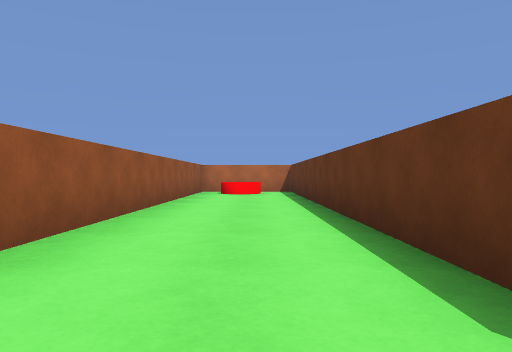
[1] (above)

17 first-person views from a walk through a 3-D level made in the Unity game engine. The camera is 0.44 m above the floor, looks level and sees 70° across. The floor is counted in squares, 1 m on a side. Each view is taken from the middle of a square. On the plan, view 1 faces up. The plan holds only what a view shows up to about 9 squares ahead; the rest is blank. The place goes on beyond the plan. The player character is not drawn.

[2]
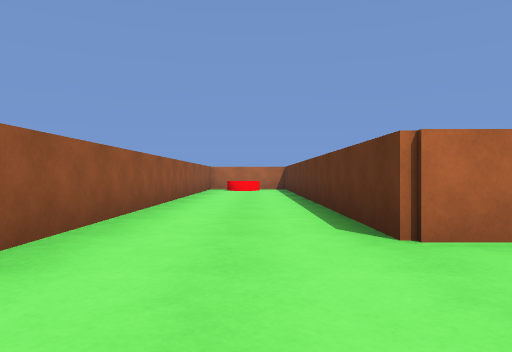

[3]
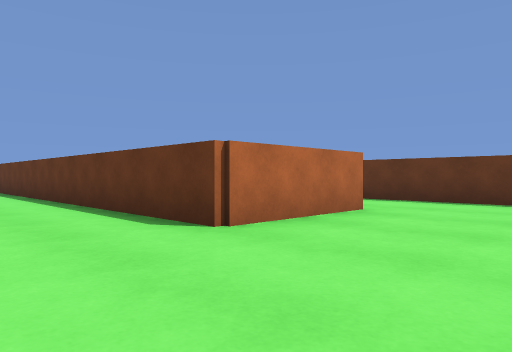

[4]
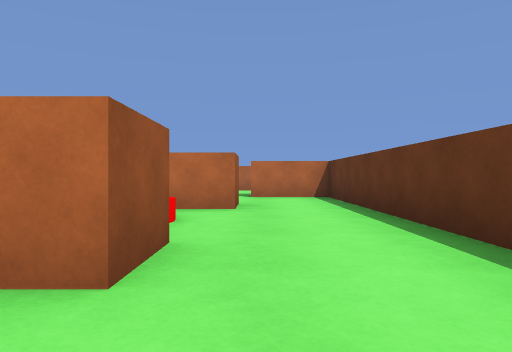

[5]
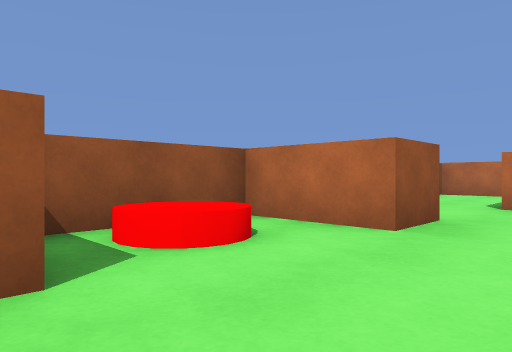

[6]
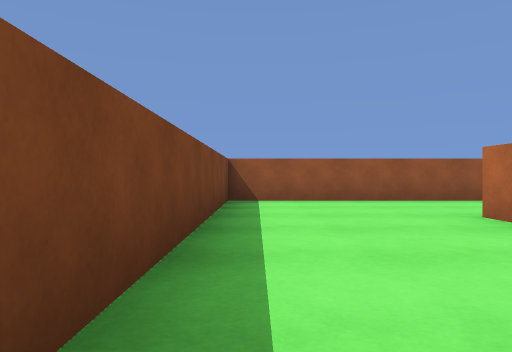

[7]
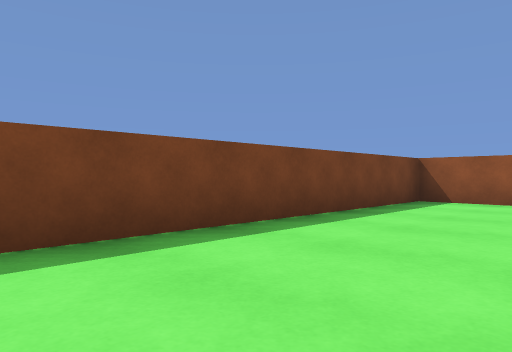

[8]
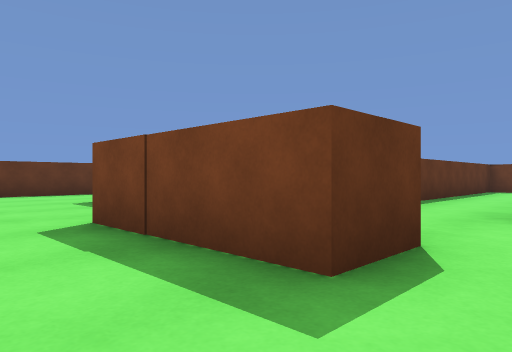

[9]
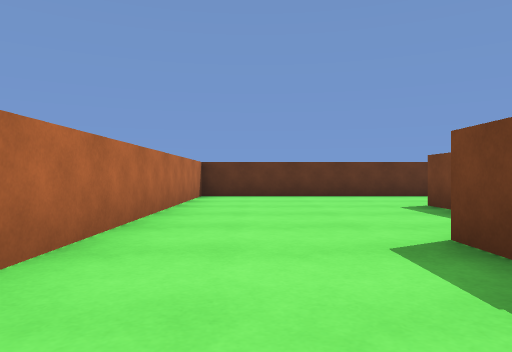

[10]
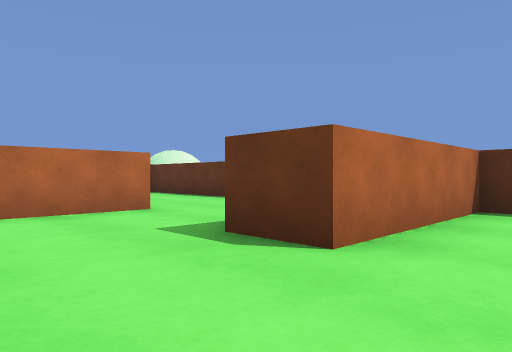

[11]
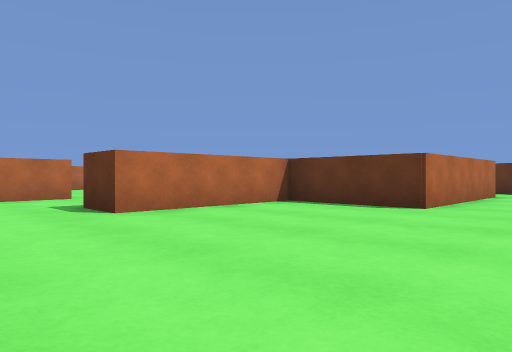

[12]
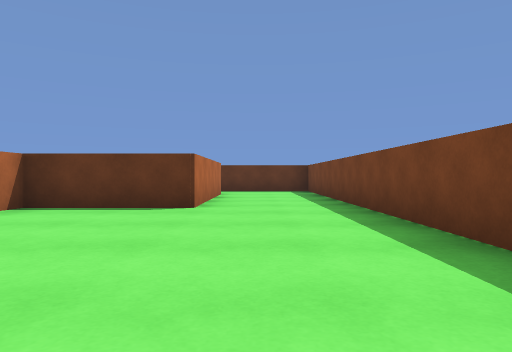

[13]
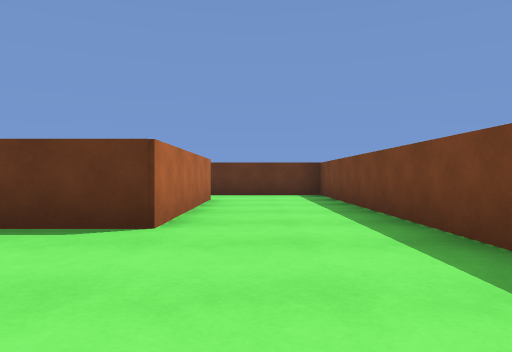

[14]
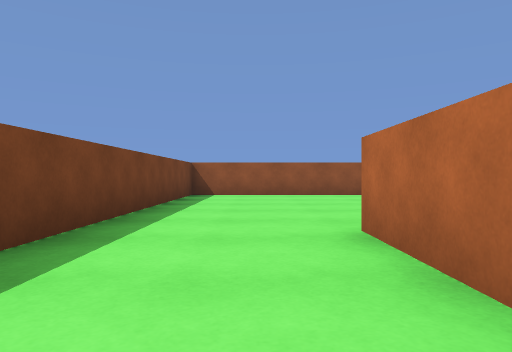

[15]
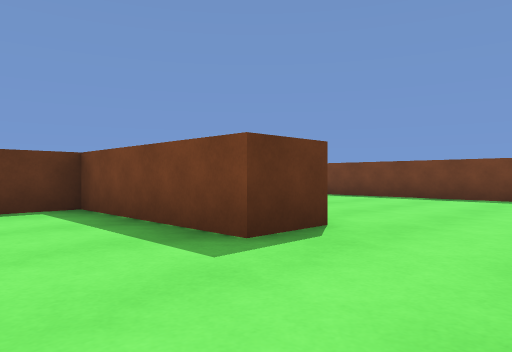

[16]
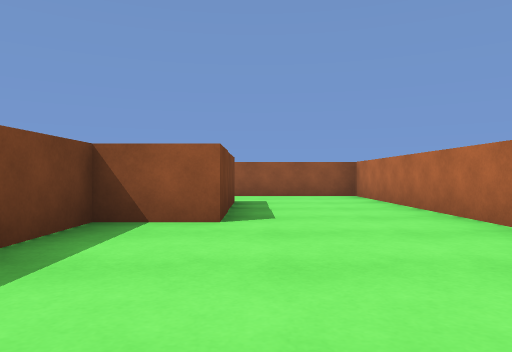

[17]
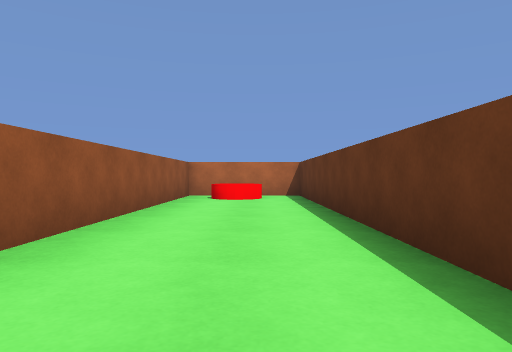

### Floor plan
Ten units are one square. View 1 is at (0, 0); x grows to the right and y downward. Boxes are objects, and circles mark ways between rooms. Rooms are numbered by the first view taken in them; rooms with no view inside come last. Other rooms are left out.
<svg viewBox="-20 -107 200 137">
<path fill="none" stroke="#000" d="M20 -39 20 -17M10 -4 10 -102 -15 -102 -15 25 46 25M55 12 55 -77 65 -77 65 -64 95 -64M120 -64 120 -102 20 -102 20 -75M159 1 120 1 120 -22 89 -22M65 -15 65 25 175 25 175 -2M89 -22 89 -32M95 -54 78 -54M89 -32 120 -32 120 -64"/>
<rect x="-5" y="-95" width="10" height="10" fill="#bbb"><title>red cylinder</title></rect>
<rect x="25" y="-15" width="10" height="10" fill="#bbb"><title>brown block</title></rect>
<rect x="25" y="-35" width="10" height="10" fill="#bbb"><title>red cylinder</title></rect>
<rect x="25" y="-55" width="10" height="20" fill="#bbb"><title>brown block</title></rect>
<rect x="35" y="-75" width="20" height="10" fill="#bbb"><title>brown block</title></rect>
<circle cx="105" cy="-60" r="3" fill="#2a7"/>
<circle cx="75" cy="-25" r="3" fill="#2a7"/>
<circle cx="90" cy="-45" r="3" fill="#2a7"/>
<text x="30" y="-40">1</text>
<text x="110" y="10">2</text>
<text x="80" y="-40">3</text>
<text x="100" y="-50">4</text>
</svg>
Room 1 opens to room 4. Room 2 opens to room 3. Room 3 opens to room 4.

Where each view was taken, in squares from view 1:
view 1: 0 up, 0 right, facing up
view 2: 2 down, 0 right, facing up
view 3: 2 down, 1 left, facing up-right
view 4: 1 down, 4 right, facing up
view 5: 1 up, 5 right, facing up-left
view 6: 2 down, 5 right, facing left
view 7: 0 up, 5 right, facing down-left
view 8: 9 up, 3 right, facing down-right
view 9: 9 up, 4 right, facing right
view 10: 1 up, 7 right, facing up-right
view 11: 2 down, 7 right, facing up-right
view 12: 1 down, 7 right, facing right
view 13: 1 down, 9 right, facing right
view 14: 1 down, 15 right, facing left
view 15: 5 up, 7 right, facing down-right
view 16: 8 up, 10 right, facing left
view 17: 2 up, 0 right, facing up
